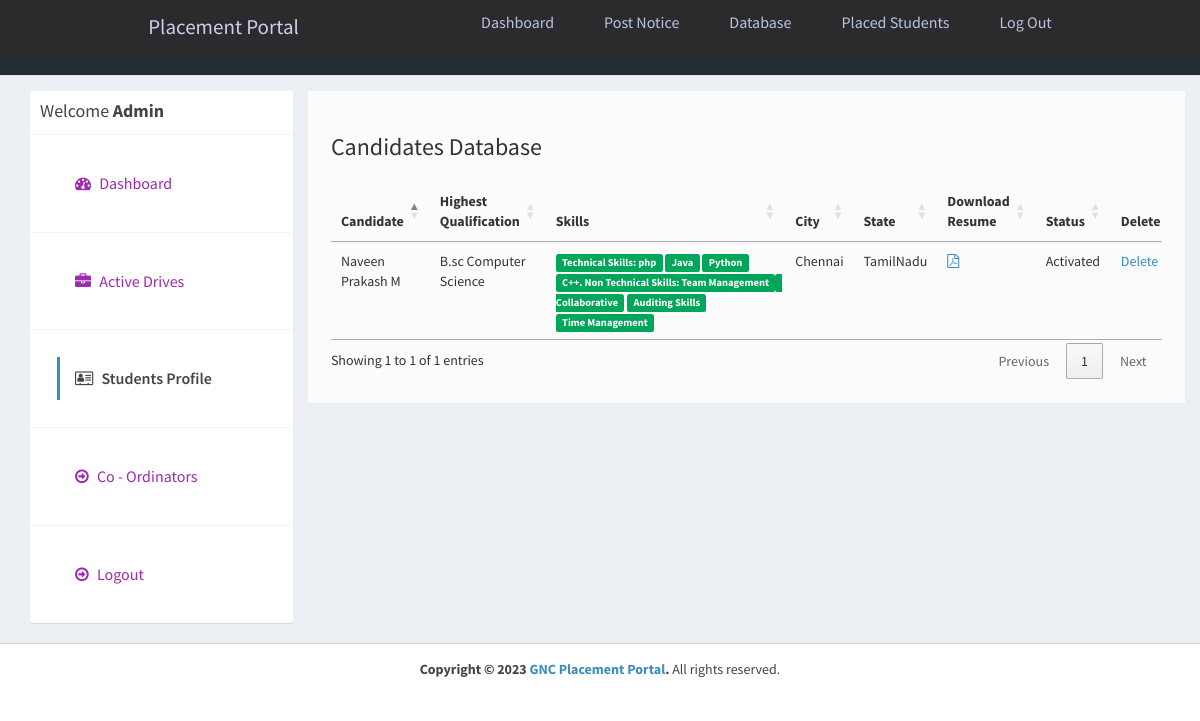
Page /admin/applications.php (signed in) on the committed database.
### tables this page shows
CREATE TABLE `users` (
  `id_user` int(11) NOT NULL,
  `firstname` varchar(255) NOT NULL,
  `lastname` varchar(255) NOT NULL,
  `email` varchar(255) NOT NULL,
  `password` varchar(255) NOT NULL,
  `address` text DEFAULT NULL,
  `city` varchar(255) DEFAULT NULL,
  `state` varchar(255) DEFAULT NULL,
  `contactno` varchar(255) DEFAULT NULL,
  `qualification` varchar(255) DEFAULT NULL,
  `stream` varchar(255) DEFAULT NULL,
  `passingyear` varchar(255) DEFAULT NULL,
  `dob` varchar(255) DEFAULT NULL,
  `age` varchar(255) DEFAULT NULL,
  `designation` varchar(255) DEFAULT NULL,
  `resume` varchar(255) DEFAULT NULL,
  `hash` varchar(255) DEFAULT NULL,
  `active` int(11) NOT NULL DEFAULT 2,
  `aboutme` text DEFAULT NULL,
  `skills` text DEFAULT NULL,
  `hsc` varchar(200) NOT NULL,
  `ssc` int(11) NOT NULL,
  `ug` int(11) NOT NULL,
  `pg` int(11) NOT NULL
);

### admin/applications.php (the view, shortened to what this page needs)
<?php
require_once("../db.php");
?>
<!DOCTYPE html>
<html>
<head>
  <link rel="stylesheet" href="https://cdnjs.cloudflare.com/ajax/libs/twitter-bootstrap/3.3.7/css/bootstrap.min.css">
  <link rel="stylesheet" href="https://cdnjs.cloudflare.com/ajax/libs/font-awesome/4.7.0/css/font-awesome.min.css">
  <link rel="stylesheet" href="https://cdnjs.cloudflare.com/ajax/libs/ionicons/2.0.1/css/ionicons.min.css">
  <link rel="stylesheet" href="https://cdn.datatables.net/1.10.15/css/jquery.dataTables.min.css">
  <link rel="stylesheet" href="../css/AdminLTE.min.css">
  <link rel="stylesheet" href="../css/_all-skins.min.css">
  <link rel="stylesheet" href="../css/custom.css">
</head>
<body class="hold-transition skin-green sidebar-mini">
  <div class="wrapper">
    <?php
    include 'header.php';
    ?>
    <div class="content-wrapper" style="margin-left: 0px;">
      <section id="candidates" class="content-header">
        <div class="container">
          <div class="row">
            <div class="col-md-3">
              <div class="box box-solid">
                <div class="box-header with-border">
                  <h3 class="box-title">Welcome <b>Admin</b></h3>
                </div>
                <div class="box-body no-padding">
                  <ul class="nav nav-pills nav-stacked">
                    <li><a href="dashboard.php"><i class="fa fa-dashboard"></i> Dashboard</a></li>
                    <li><a href="active-jobs.php"><i class="fa fa-briefcase"></i> Active Drives</a></li>
                    <li class="active"><a href="applications.php"><i class="fa fa-address-card-o"></i> Students Profile</a></li>
                    <li><a href="companies.php"><i class="fa fa-arrow-circle-o-right"></i> Co - Ordinators</a></li>
                    <li><a href="../logout.php"><i class="fa fa-arrow-circle-o-right"></i> Logout</a></li>
                  </ul>
                </div>
              </div>
            </div>
            <div class="col-md-9 bg-white padding-2">
              <h3>Candidates Database</h3>
              <div class="row margin-top-20">
                <div class="col-md-12">
                  <div class="box-body table-responsive no-padding">
                    <table id="example2" class="table table-hover">
                      <thead>
                        <th>Candidate</th>
                        <th>Highest Qualification</th>
                        <th>Skills</th>
                        <th>City</th>
                        <th>State</th>
                        <th>Download Resume</th>
                        <th>Status</th>
                        <th>Delete</th>
                      </thead>
                      <tbody>
                        <?php
                        $sql = "SELECT * FROM users";
                        $result = $conn->query($sql);
                        if ($result->num_rows > 0) {
                          while ($row = $result->fetch_assoc()) {
                            $skills = $row['skills'];
                            $skills = explode(',', $skills);
                        ?>
                            <tr>
                              <td><?php echo $row['firstname'] . ' ' . $row['lastname']; ?></td>
                              <td><?php echo $row['qualification']; ?></td>
                              <td>
                                <?php
                                foreach ($skills as $value) {
                                  echo ' <span class="label label-success">' . $value . '</span>';
                                }
                                ?>
                              </td>
                              <td><?php echo $row['city']; ?></td>
                              <td><?php echo $row['state']; ?></td>
                              <?php if ($row['resume'] != '') { ?>
                                <td><a href="../uploads/resume/<?php echo $row['resume']; ?>" download="<?php echo $row['firstname'] . ' Resume'; ?>"><i class="fa fa-file-pdf-o"></i></a></td>
                              <?php } else { ?>
                                <td>No Resume Uploaded</td>
                              <?php } ?>
                              <td>
                                <?php
                                if ($row['active'] == '1') {
                                  echo "Activated";
                                } else if ($row['active'] == '2') {
                                ?>
                                  <a href="reject-student.php?id=<?php echo $row['id_user']; ?>">Reject</a> <a href="approve-student.php?id=<?php echo $row['id_user']; ?>">Approve</a>
                                <?php
                                } else if ($row['active'] == '3') {
                                ?>
                                  <a href="approve-student.php?id=<?php echo $row['id_user']; ?>">Reactivate</a>
                                <?php
                                } else if ($row['active'] == '0') {
                                  echo "Rejected";
                                }
                                ?>
                              </td>
                              <td><a href="delete-student.php?id=<?php echo $row['id_user']; ?>">Delete</a></td>
                            </tr>
                        <?php
                          }
                        }
                        ?>
                      </tbody>
                    </table>
                  </div>
                </div>
              </div>
            </div>
          </div>
        </div>
      </section>
    </div>
    <footer class="main-footer" style="margin-left: 0px;">
      <div class="text-center">
        <strong>Copyright &copy; 2023 <a href="#">GNC Placement Portal</a>.</strong> All rights
        reserved.
      </div>
    </footer>
  </div>
</body>
</html>

### admin/header.php (shortened to what this page needs)
<header class="header">
    <nav class="navbar">
        <a href="#" class="nav-logo">Placement Portal</a>
        <ul class="nav-menu">
            <li class="nav-item">
                <a href="index.php" class="nav-link">Dashboard</a>
            </li>
            <li class="nav-item">
                <a href="postnotice.php" class="nav-link">Post Notice</a>
            </li>
            <li class="nav-item">
                <a href="database.php" class="nav-link">Database</a>
            </li>
            <li class="nav-item">
                <a href="placed.php" class="nav-link">Placed Students</a>
            </li>
            <li class="nav-item">
                <a href="../logout.php" class="nav-link">Log Out</a>
            </li>
        </ul>
    </nav>
</header>

### css/custom.css (style rules this page uses)
.margin-top-20 { margin-top: 20px; }
.padding-2 { padding: 2%; }
.bg-white { background-color:#fbfbfb; margin-left: 0%; }
.box { font-size: medium; font-family: sans-serif; }
li { color: aqua; }

### admin/header.php (style rules this page uses)
* { margin: 0; padding: 0; box-sizing: border-box; }
html { font-size: 62.5%; font-family: 'Roboto', sans-serif; }
li { list-style: none; }
a { text-decoration: none; }
.header { border-bottom: 1px solid #E2E8F0; }
.navbar { display: flex; justify-content: space-between; align-items: center; padding: 1rem 1.5rem; background-color: #2d2a2e; }
.nav-menu { display: flex; justify-content: space-between; align-items: center; }
.nav-item { margin-left: 5rem; }
.nav-link { font-size: 1.6rem; font-weight: 400; color: #b3c6e0; }
.nav-logo { font-size: 2.1rem; font-weight: 500; color: #d0cce9; }

### rows in the picture
users: firstname "Naveen Prakash", lastname "M", qualification "B.sc Computer Science", skills "Technical Skills: php", skills "Java", skills "Python", skills "C++. Non Technical Skills: Team Management", skills "Collaborative", skills "Auditing Skills", skills "Time Management", city "Chennai", state "TamilNadu", active "Activated"
